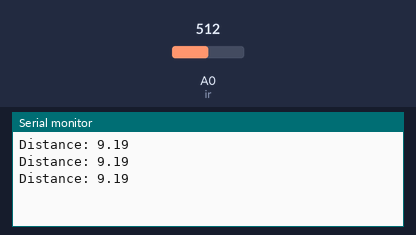
Recording of a sketch running on a simulated Arduino Uno, built with avr-gcc and run on an emulated ATmega328P. Parts: the last lines printed to the serial monitor. The inputs (shaded band) are chosen by the test bench; at power-on: A0 (ir) = 512.

Above: at 1.3 s.
1.4 s: A0 (ir) set to 0
At 1.9 s:
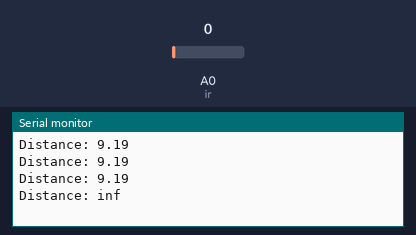
3.5 s: A0 (ir) set to 122
At 3.9 s:
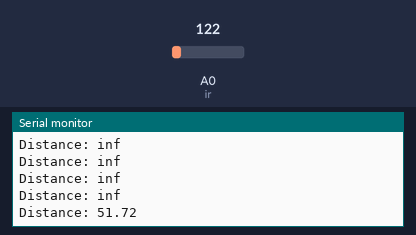

The sketch:

Sharp_IR.ino
```cpp
#define ir A0


void setup() {

  pinMode (ir, INPUT);

  // put your setup code here, to run once:
  Serial.begin(115200);
}

void loop() {

  int dis = analogRead(ir);
  double distanceCM = 27.728 * pow(map(dis, 0, 1023, 0, 5000)/1000.0, -1.2045);

  Serial.print("Distance: ");  // returns it to the serial monitor
  Serial.println(distanceCM);
  delay(500);
}
```

Measured:
- after the input at 1.4 s, the serial monitor: prints a new line after 0.10 s (image 1)
- after the input at 3.5 s, the serial monitor: prints a new line at once (image 2)
